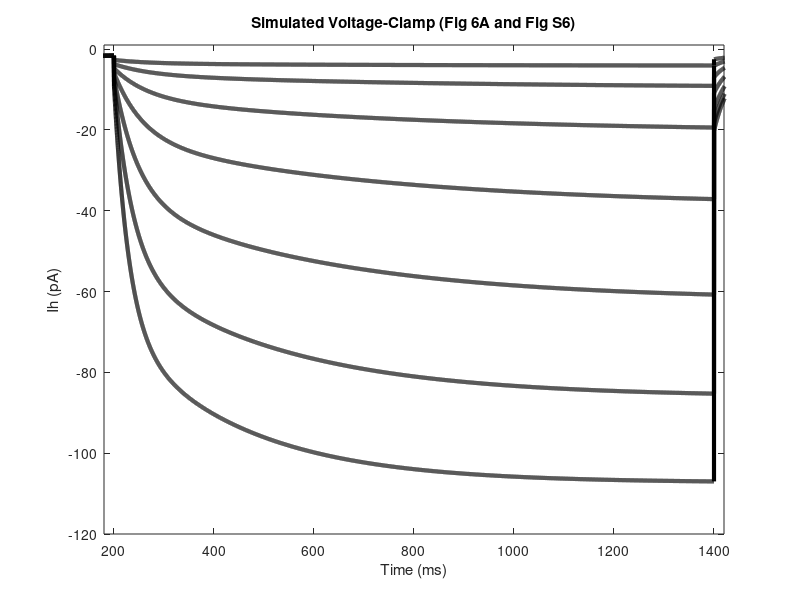

MATLAB code to generate this figure:

%%%%%% passive parameters:
d = 40; % diameter is microns
gh_max = 0.027; % maximal h-conductance (mS/cm2) at -120 mV
d = d/10000; % diameter in centimeters
area = pi*(d^2); % Sphere A = 4pi*r^2 = pi*d^2 (cm^2)

%%%%%% Ih
gh_max = gh_max*area; % maximal h-conductance (mS)
Eh = -33.7; % reversal potential for Ih (mV)
A = 0.96; % voltage dependent component of activation curve
Vh = -90.7; % voltage at half activation (mV), i.e., V1/2
k = 12.5; % slope factor;
% fraction of fast activation
Vh1 = -101.1;
k1 = 9.701;
Vh2 = -65;
k2 = 0.3813;
B = 0.4499; % vertical translation term

%%%%% times and stimulation parameters
ts = 200; % start pulse time (ms)
tf = 1400; % terminate pulse time (ms)
tmax = tf + 200; % total time (ms)
Vpulse = [-60 -70 -80 -90 -100 -110 -120]; % pulse potentials (mV)
Npulse = length(Vpulse); % number of voltage steps
Vhold = -50; % holding potential

%%%%% sampling parameters, data storage vectors
Fs = 10000; % sampling rate (Hz)
dt = (1/Fs)*1000; % time step (ms)
time = 0:dt:tmax; % time vector (ms)
Ih = zeros(Npulse,length(time)); % h-current


%% initial conditions
Vm = Vhold; % starting voltage clamp value
Xinf = A/(1+exp((Vm-Vh)/k)) + (1-A); % initialize steady state conductance
Xf = Xinf; % set fast gating variable to steady state value
Xs = Xinf; % set slow gating variable to steady state value
F = ((0.6376-B)*(1+exp((Vm-Vh1)/k1))^(-1))+((0.6233-B)*(1+exp(-(Vm-Vh2)/k2))^(-1))+B; % fractional contribution of fast component
X = Xf*F + Xs*(1-F); % initialize gate variable

%% run the simulation (forward Euler)
for j = 1:Npulse
    for i = 2:length(time)
        
        t = time(i); % time (ms)
        
        % square step
        if (t >= ts) && (t <= tf)
            Vm = Vpulse(j);
        else
            Vm = Vhold;
        end
        
        %%%% Ih parameters and computation
        Taf = 129.5/(12.93*exp(Vm/22.09) + 0.2166*exp(-Vm/40.07));   % fast activation time constant    
        Tas = 122.1/(1.955*exp(Vm/22.45) + 0.01528*exp(-Vm/34.69));  % slow activation time constant    
        Tdf = 0.3843*Vm + 47.34;                                     % fast deactivation time constant    
        Tds = 30/(320.2*exp(Vm/7.243) + 0.05197*exp(-Vm/63.85));     % slow deactivation time constant    
        F = ((0.6376-B)*(1+exp((Vm-Vh1)/k1))^(-1))+((0.6233-B)*(1+exp(-(Vm-Vh2)/k2))^(-1))+B; % fractional contribution of fast component
        Xinf = A/(1+exp((Vm-Vh)/k)) + (1-A);                         % steady state conductance              
        
        if X <= Xinf %%% if X(t-dt) < Xinf(t)
            Xf = Xf + (dt/Taf)*(Xinf - Xf);
            Xs = Xs + (dt/Tas)*(Xinf - Xs);
            X = Xf*F + Xs*(1 - F); %%% X(t)
            Ih(j,i) = gh_max*X*(Vm - Eh);            
        else
            Xf = Xf + (dt/Tdf)*(Xinf - Xf);
            Xs = Xs + (dt/Tds)*(Xinf - Xs);
            X = Xf*F + Xs*(1 - F);
            Ih(j,i) = gh_max*X*(Vm - Eh); % Ih in uA       
        end                       
    end
end

figure;
plot(time,1000000*Ih(1:Npulse,:),'k','Linewidth',3);
axis([180 1420 -120 1]);title('Simulated Voltage-Clamp (Fig 6A and Fig S6)');xlabel('Time (ms)');ylabel('Ih (pA)');

